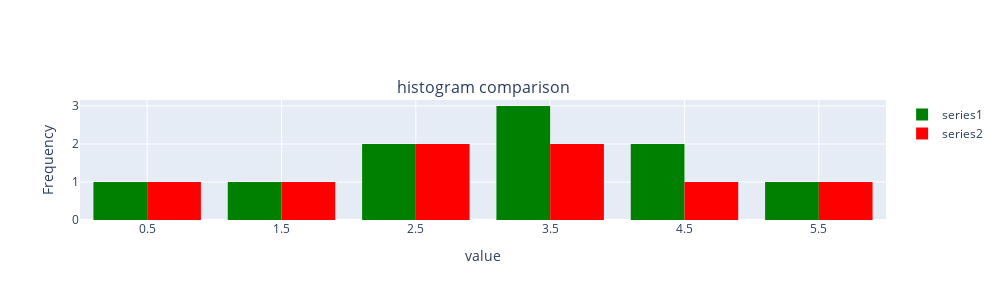

Notebook source saved alongside this figure:
### Code cell
# simple histogram side by side comparisons
data1 = [0,1,2,2,3,3,3,4,4,5]
data2 = [0,1,2,2,3,3,4,5]
h = [None]*2
h[0] = ep.hist(data=data1, min_bin=0, max_bin=6, bin_size=1, color='green', title='histogram comparison',
           xlabel='value', name='series1')
h[1] = ep.hist(data=data2, min_bin=0, max_bin=6, bin_size=1, color='red',
           xlabel='value', name='series2')
ep.plot_all(h, panels=[1,1], outfile=os.path.join('test_figs','hist_cmp.png'),
           showlegend=True)

### Figure 1 — Plotly figure (JSON) as saved in the notebook; plotly's stock layout.template omitted (floating-point values rounded to 4 significant figures)
{"data": [{"histnorm": "", "marker": {"color": "green"}, "name": "series1", "type": "histogram", "x": [0, 1, 2, 2, 3, 3, 3, 4, 4, 5], "xaxis": "x", "xbins": {"end": 6, "size": 1, "start": 0}, "yaxis": "y"}, {"histnorm": "", "marker": {"color": "red"}, "name": "series2", "type": "histogram", "x": [0, 1, 2, 2, 3, 3, 4, 5], "xaxis": "x", "xbins": {"end": 6, "size": 1, "start": 0}, "yaxis": "y"}], "layout": {"annotations": [{"font": {"size": 16}, "showarrow": false, "text": "histogram comparison", "x": 0.5, "xanchor": "center", "xref": "paper", "y": 1, "yanchor": "bottom", "yref": "paper"}], "height": 300, "showlegend": true, "width": 1000, "xaxis": {"anchor": "y", "autorange": false, "domain": [0, 1], "range": [0, 6], "showgrid": true, "tick0": 0, "title": {"text": "value"}}, "yaxis": {"anchor": "x", "domain": [0, 1], "showgrid": true, "title": {"text": "Frequency"}}}}
